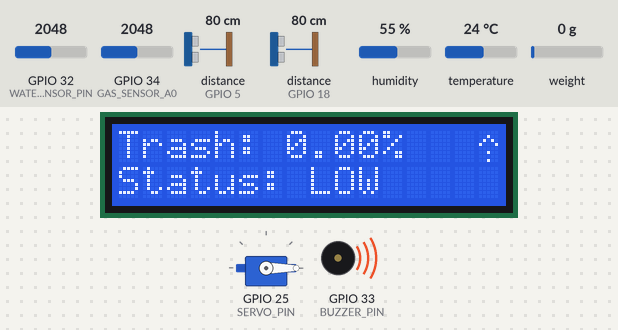
This sketch was run on a simulated ESP32. Parts: 16×2 character LCD, servo, buzzer (waves = sounding, pin HIGH). Wiring (inferred from the names in the program): 2 × ultrasonic range finder: trigger GPIO 4, echo GPIO 5 / trigger GPIO 19, echo GPIO 18. The test bench sets the inputs (shaded band); at power-on: distance to the obstacle (sensors on GPIO 18, GPIO 5) 80 cm, GPIO 32 (WATER_SENSOR_PIN) = 2048, GPIO 34 (GAS_SENSOR_A0) = 2048, humidity 55 %, temperature 24 °C, weight on the scale 0 g. The echo pulse lasts 58.3 µs per cm; WiFi joins after 1.5 s; servers stay silent unless stated; uploads are accepted with an empty reply; pins used as bus, display or sensor lines are not drawn; what the sketch prints to the serial monitor is not drawn.

Above: at 3.8 s.
3.9 s: distance to the obstacle (sensor on GPIO 18) set to 2 cm
At 5.5 s:
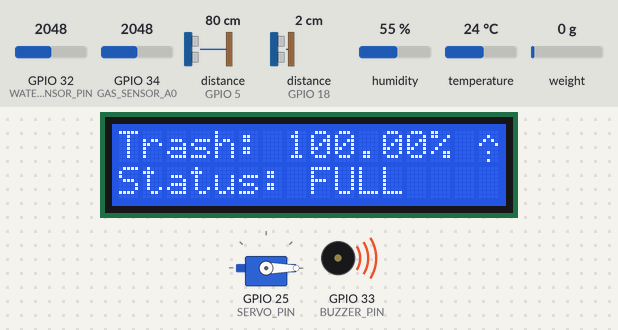
7.9 s: distance to the obstacle (sensor on GPIO 18) set to 4 cm
At 10.3 s:
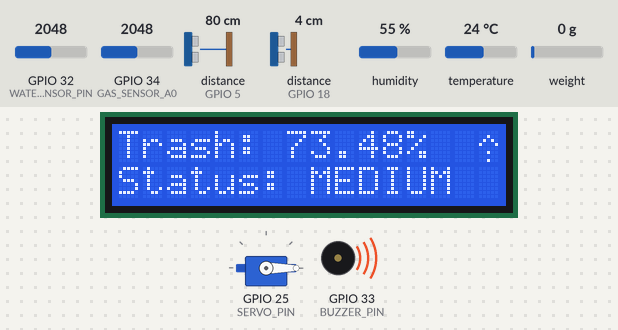
14.1 s: GPIO 32 (WATER_SENSOR_PIN) set to 1357
22.2 s: GPIO 32 (WATER_SENSOR_PIN) set to 1296
At 23.7 s:
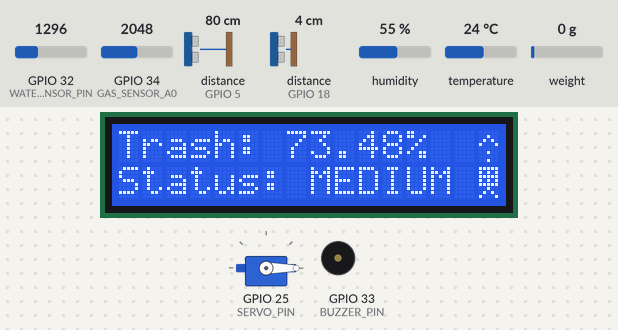
24.4 s: distance to the obstacle (sensor on GPIO 18) set to 18 cm
At 26.0 s:
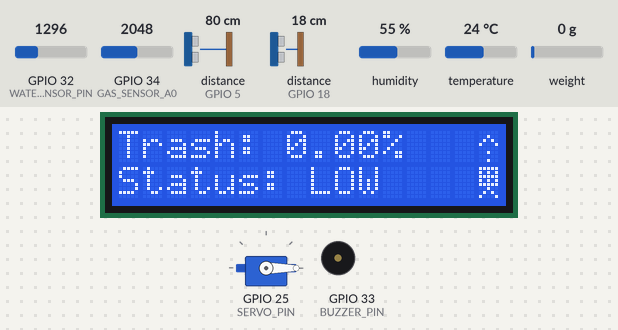
26.8 s: distance to the obstacle (sensor on GPIO 5) set to 17 cm
29.1 s: distance to the obstacle (sensor on GPIO 5) set to 14 cm
At 30.1 s:
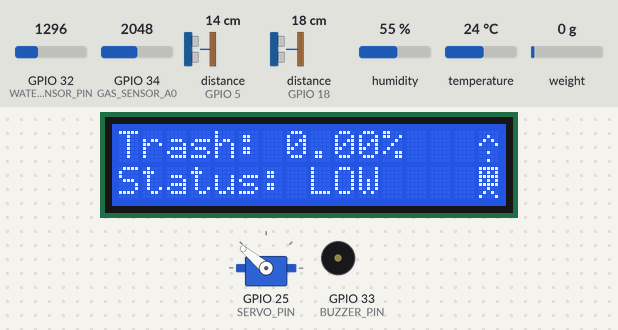
Timing chart, 0 to 36.2 s (numbered marks = the images above; inputs shaded):
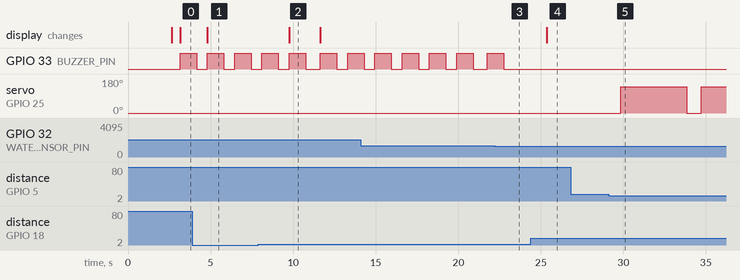

The sketch:

sketch_smartTrash.ino
```cpp
#include <WiFi.h>
#include <HTTPClient.h>
#include <Wire.h>
#include <DHT.h>
#include <LiquidCrystal_I2C.h>
#include <ESP32Servo.h>
#include "HX711.h"

// WiFi Credentials
#define WIFI_SSID "wam"
#define WIFI_PASSWORD "123456789"

// API Endpoint
const char* serverName = "http://192.168.141.2:8000/update/trash_1";  // Replace with your actual PC IP

// Ultrasonic Object Detection
#define TRIG_OBJ 4
#define ECHO_OBJ 5

// Ultrasonic Trash Capacity
#define TRIG_TRASH 19
#define ECHO_TRASH 18
const float MIN_DISTANCE = 2.0; // cm
const float hauteurPoubelle = 15.00;  // Hauteur en cm
const float distanceMin = 2.0;        // Distance minimale = 2cm (objet collé)


// DHT11
#define DHTPIN 23
#define DHTTYPE DHT11
DHT dht(DHTPIN, DHTTYPE);

// Water Sensor
#define WATER_SENSOR_PIN 32
const int dryValue = 200;    // Value when sensor is dry (adjust based on test)
const int wetValue = 2400;   // Value when fully submerged

// Gas Sensor
#define GAS_SENSOR_A0 34

// HX711 Weight Sensor
#define HX711_DT 26
#define HX711_SCK 27
HX711 scale;
float facteur_etalon = 100000.0;

// Servo
#define SERVO_PIN 25
Servo servo;

// Buzzer
#define BUZZER_PIN 33

// LCD I2C
LiquidCrystal_I2C lcd(0x27, 16, 2); // Adresse 0x27, 16 colonnes, 2 lignes
const int lcdBrightness = 150;  // Luminosité moyenne (ajustable)
// WiFi icon (simple version)
byte wifiIcon[8] = {
  B00000,
  B00100,
  B01010,
  B10001,
  B00000,
  B00100,
  B00000,
  B00100
};

// Server icon (simple version)
byte serverIcon[8] = {
  B11111,
  B10101,
  B11111,
  B10101,
  B11111,
  B00100,
  B01010,
  B10001
};

unsigned long lastSend = 0;
const unsigned long sendInterval = 10000; // Send every 10 seconds
bool isConnectToServer = 0;

void setup() {
  Serial.begin(115200);
  // Initialisation LCD
  Wire.begin(21, 22);
  lcd.init();
  lcd.backlight();
  lcd.setBacklight(lcdBrightness);
  lcd.createChar(0, wifiIcon);   // Save WiFi icon to location 0
  lcd.createChar(1, serverIcon); // Save Server icon to location 1

  // Affichage démarrage
  lcd.setCursor(0, 0);
  lcd.print("Systeme Initialisation...");

  WiFi.begin(WIFI_SSID, WIFI_PASSWORD);
  Serial.print("Connecting to WiFi");
  while (WiFi.status() != WL_CONNECTED) {
    delay(500);
    Serial.print(".");
  }
  Serial.println("\nConnected!");

  servo.attach(SERVO_PIN);
  servo.write(0);
  pinMode(BUZZER_PIN, OUTPUT);
  pinMode(WATER_SENSOR_PIN, INPUT);
  pinMode(TRIG_OBJ, OUTPUT);
  pinMode(ECHO_OBJ, INPUT);
  pinMode(TRIG_TRASH, OUTPUT);
  pinMode(ECHO_TRASH, INPUT);
  dht.begin();
  scale.begin(HX711_DT, HX711_SCK);
  scale.set_scale(facteur_etalon);  // Applique le facteur d'étalonnage
  scale.tare();                     // Met la balance à zéro

  lcd.clear();
}

float readUltrasonicCM(int trigPin, int echoPin) {
  digitalWrite(trigPin, LOW);
  delayMicroseconds(2);
  digitalWrite(trigPin, HIGH);
  delayMicroseconds(10);
  digitalWrite(trigPin, LOW);
  float duration = pulseIn(echoPin, HIGH, 30000);
  return duration * 0.034 / 2;
}

// Lecture distance HC-SR04 (en cm)
float lireDistance() {
  digitalWrite(TRIG_TRASH, LOW);
  delayMicroseconds(2);
  digitalWrite(TRIG_TRASH, HIGH);
  delayMicroseconds(10);
  digitalWrite(TRIG_TRASH, LOW);

  long duration = pulseIn(ECHO_TRASH, HIGH);
  float distance = duration * 0.034 / 2.0;  // Conversion en cm

  // Si objet trop proche (<2cm), on considère distance=0
  return (distance < distanceMin) ? 0 : distance;
}

// Calcul du niveau de remplissage (0-100%)
float calculerNiveau(float distance) {
  if (distance <= 0) return 100.0;  // Objet collé = 100%

  float hauteurLue = constrain(distance, 0, hauteurPoubelle);
  float niveau = 100.0 * (1.0 - (hauteurLue / hauteurPoubelle));
  return constrain(niveau, 0, 100);
}


void loop() {
  int gasLevel = map(analogRead(GAS_SENSOR_A0), 0, 1200, 0, 20);
  float humidity = dht.readHumidity();
  float temperature = dht.readTemperature();
  float objDistance = readUltrasonicCM(TRIG_OBJ, ECHO_OBJ);
  int rawValue = analogRead(WATER_SENSOR_PIN);

  float trashDistance = lireDistance();
  float trashLevelPercent = calculerNiveau(trashDistance);

  float weight = 0; // Adjust calibration as needed
  if (scale.is_ready()) {
    float poids = scale.get_units(5);  // Moyenne sur 5 lectures
    if (poids < 0) poids = 0;
    Serial.print("⚖ Poids mesuré : ");
    Serial.print(poids, 2);  // 2 chiffres après la virgule
    Serial.println(" kg");
    weight = poids;
  } else {
    Serial.println("❌ HX711 non prêt. Vérifie les connexions.");
  }

  // Show trash level on LCD
  lcd.clear();
  lcd.setCursor(15, 0); // Top right corner (column 15, row 0)
  if (WiFi.status() == WL_CONNECTED) {
    lcd.write(byte(0)); // Show WiFi icon
  } else {
    lcd.print(" "); // Clear if not connected
  }
  lcd.setCursor(0, 0);
  lcd.print("Trash: ");
  lcd.print(trashLevelPercent);
  lcd.print("%");
  lcd.setCursor(0, 1);
  lcd.print("Status: ");

  if (trashLevelPercent < 20) {
    lcd.print("LOW");
  } else if (trashLevelPercent < 80) {
    lcd.print("MEDIUM");
  } else {
    lcd.print("FULL");
  }

  // After int httpResponseCode = http.POST(jsonData);
  lcd.setCursor(15, 1); // Bottom right corner (column 15, row 1)
  if (isConnectToServer) {
    lcd.write(byte(1));  // Server icon
  } else {
    lcd.print(" ");      // Clear if failed
  }

  // If object detected within 20 cm, open servo
  if (objDistance > 0 && objDistance < 15) {
    servo.write(140);
    delay(4000);
    servo.write(0);
  }

  // Trigger buzzer if water is detected
  int waterLevelPercent = map(rawValue, dryValue, wetValue, 0, 100);
  waterLevelPercent = constrain(waterLevelPercent, 0, 100);

  Serial.print("Water level: ");
  Serial.print(waterLevelPercent);
  Serial.println("%");
  if (waterLevelPercent > 50) {
    digitalWrite(BUZZER_PIN, HIGH);
    delay(1000);
    digitalWrite(BUZZER_PIN, LOW);
  }

  // Send data periodically
  if (millis() - lastSend > sendInterval) {
    lastSend = millis();

    HTTPClient http;
    http.begin(serverName);
    http.addHeader("Content-Type", "application/json");

    if (isnan(humidity)) humidity = 0;
    if (isnan(temperature)) temperature = 0;
    if (isnan(weight)) weight = 0;
    if (isnan(trashLevelPercent)) trashLevelPercent = 0;

    String jsonData = "{";
    jsonData += "\"bin_id\": \"trash_1\",";
    jsonData += "\"gaz_level\": " + String(gasLevel) + ",";
    jsonData += "\"humidity\": " + String(humidity) + ",";
    jsonData += "\"temperature\": " + String(temperature) + ",";
    jsonData += "\"location\": {\"latitude\": 32.376553, \"longitude\": -6.320284},";
    jsonData += "\"name\": \"Bin 1 - Lobby\",";
    jsonData += "\"trash_level\": " + String(trashLevelPercent) + ",";
    jsonData += "\"trash_type\": \"plastic\",";
    jsonData += "\"weight\": " + String(weight) + ",";
    jsonData += "\"volume\": 100,";
    jsonData += "\"water_level\": " + String(waterLevelPercent);
    jsonData += "}";

    Serial.println("==================================================");
    Serial.println("Sending JSON:");
    String SensorData = "{\n";
    SensorData += "\"gaz_level\": " + String(gasLevel) + ",\n";
    SensorData += "\"humidity\": " + String(humidity) + ",\n";
    SensorData += "\"temperature\": " + String(temperature) + ",\n";
    SensorData += "\"location\": {\"latitude\": 32.376553, \"longitude\": -6.320284},\n";
    SensorData += "\"name\": \"Bin 1 - Lobby\",\n";
    SensorData += "\"trash_level\": " + String(trashLevelPercent) + ",\n";
    SensorData += "\"trash_type\": \"plastic\",\n";
    SensorData += "\"weight\": " + String(weight) + ",\n";
    SensorData += "\"volume\": 100,\n";
    SensorData += "\"water_level\": " + String(waterLevelPercent)+"\n";
    SensorData += "}\n";
    Serial.println(SensorData);
    Serial.println("==================================================");

    int httpResponseCode = http.POST(jsonData);
    if (httpResponseCode > 0) {
      Serial.println("Server response: " + http.getString());
      isConnectToServer = true;
    } else {
      Serial.println("Error code: " + String(httpResponseCode));
      isConnectToServer = false;
    }
    http.end();
  }

  delay(100);
}
```

Measured:
- the behaviour switches between 1322 and 1321 on GPIO 32 (WATER_SENSOR_PIN) (found by bisection; images 2 and 3)
- the behaviour switches between 16 and 15 cm on distance to the obstacle (sensor on GPIO 5) (found by bisection; images 4 and 5)
- after the input at 3.9 s, the display: changes after 0.91 s (image 1)
- after the input at 7.9 s, the display: changes after 1.9 s (image 2)
- after the input at 22.2 s, GPIO 33 (BUZZER_PIN): goes on until 22.8 s, then stays LOW
- after the input at 24.4 s, the display: changes after 0.95 s (image 4)
- after the input at 26.8 s, every drawn part: stays the same
- after the input at 29.1 s, servo on GPIO 25 (SERVO_PIN): 0° → 140° after 0.73 s, → 0° 4.0 s later, → 140° 0.88 s later
